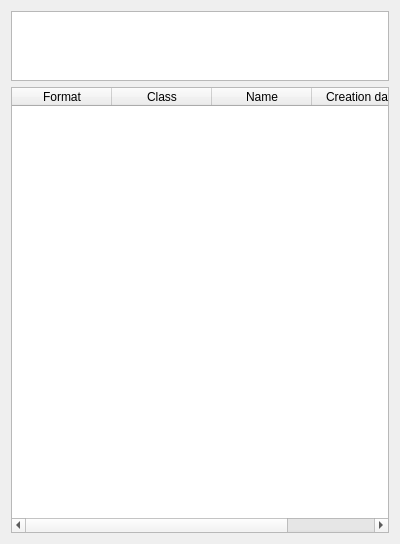
<?xml version="1.0" encoding="UTF-8"?>
<ui version="4.0">
 <class>DeckListWidget</class>
 <widget class="QWidget" name="DeckListWidget">
  <property name="geometry">
   <rect>
    <x>0</x>
    <y>0</y>
    <width>400</width>
    <height>544</height>
   </rect>
  </property>
  <property name="windowTitle">
   <string>Form</string>
  </property>
  <layout class="QVBoxLayout" name="verticalLayout">
   <item>
    <widget class="mtk::FilterWidget" name="filter_widget">
     <property name="maximumSize">
      <size>
       <width>16777215</width>
       <height>70</height>
      </size>
     </property>
    </widget>
   </item>
   <item>
    <widget class="QTableWidget" name="table_widget">
     <property name="sortingEnabled">
      <bool>true</bool>
     </property>
     <attribute name="verticalHeaderVisible">
      <bool>false</bool>
     </attribute>
     <column>
      <property name="text">
       <string>Format</string>
      </property>
     </column>
     <column>
      <property name="text">
       <string>Class</string>
      </property>
     </column>
     <column>
      <property name="text">
       <string>Name</string>
      </property>
     </column>
     <column>
      <property name="text">
       <string>Creation date</string>
      </property>
     </column>
    </widget>
   </item>
  </layout>
 </widget>
 <customwidgets>
  <customwidget>
   <class>mtk::FilterWidget</class>
   <extends>QListWidget</extends>
   <header location="global">widgets/filterwidget.hpp</header>
  </customwidget>
 </customwidgets>
 <resources/>
 <connections/>
</ui>
